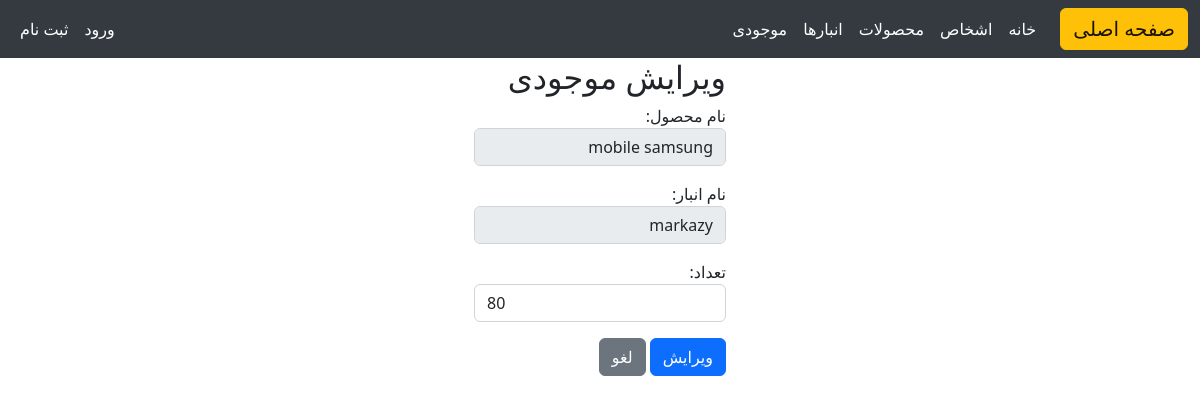
The app's page /stockupdate/1/ with its own data.
### home/models.py (models this page shows, shortened)
class Stock(models.Model):
    product = models.ForeignKey(Product, on_delete=models.PROTECT)  # محصول مربوطه
    warehouse = models.ForeignKey(Warehouse, on_delete=models.PROTECT)  # انبار مربوطه
    quantity = models.PositiveIntegerField(default=0)  # مقدار موجودی
    class Meta:
        unique_together = ('product', 'warehouse')  # هر محصول در هر انبار تنها یک بار ظاهر می‌شود

### home/views.py (the view, shortened to what this page needs)
# urls.py: path("stockupdate/<int:pk>/" , views.StockUpdateView.as_view() , name='stock_update'),
class StockUpdateView(View):
    form_class = StockeRegisterForm
    def get(self, request, pk):
        stock = get_object_or_404(Stock, pk=pk)
        form = self.form_class(instance=stock)
        return render(request, "home/stock_update.html", {"form": form})

### home/forms.py
class StockeRegisterForm(forms.ModelForm):
    class Meta:
        model = Stock
        fields = "__all__"
        widgets = {
            'product': forms.Select(attrs={'class': 'form-control'}),  # ویجت انتخاب برای محصول
            'warehouse': forms.Select(attrs={'class': 'form-control'}),  # ویجت انتخاب برای انبار
            'quantity': forms.NumberInput(attrs={'class': 'form-control', 'min': 0}),  # ورودی عددی برای مقدار موجودی
        }
        labels = {  # برچسب‌های سفارشی برای فیلدهای موجود در مدل
                    "product": "نام محصول",
                    "warehouse": "نام انبار",
                    "quantity": "تعداد",
                }
    def __init__(self, *args, **kwargs):
        super().__init__(*args, **kwargs)
        self.fields['product'].disabled = True
        self.fields['warehouse'].disabled = True

### home/models.py (called while the page is built)
    def __str__(self):
        return self.name

    def __str__(self):
        return self.name

### home/templates/home/stock_update.html (shortened to what this page needs)
{% extends 'base.html' %}
{% block content %}
<div class="container w-25 " , align="right">
    <h2>ویرایش موجودی</h2>
    <form method="post" action="">
        {{ form.as_p }}
        <button type="submit" class="btn btn-primary">ویرایش</button>
        <a href="{% url 'home:stocks' %}" class="btn btn-secondary">لغو</a>
    </form>
    </div>
{% endblock content %}

### records on screen
Stock: product "mobile samsung", warehouse "markazy", quantity "80"
